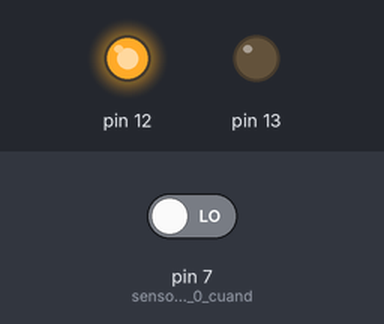
Recording of a sketch running on a simulated Arduino Uno, built with avr-gcc and run on an emulated ATmega328P. On the bench: output pins drawn as LEDs (lit = HIGH). The test bench sets the inputs (shaded band); at power-on: pin 7 (sensor_con_salida_0_cuand) LOW.

Above: at 0.1 s.
Timing chart, 0 to 1.6 s (numbered marks = the images above):
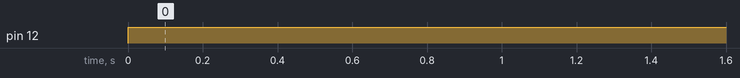

Measured:
- by itself, pin 12: LOW → HIGH at 0.00 s

The sketch:

detector_metal.ino
```cpp
byte sensores;

void setup() {
  pinMode (7,INPUT); //sensor con salida 0 cuando detecta
  pinMode (8,INPUT); // sensor con salida 1 cuando detecta
  pinMode (12,OUTPUT);
  pinMode (13,OUTPUT);
  }

void loop() {
  sensores == digitalRead(7);

  switch (sensores){

  case B00000000: //cuando el ultimo bit es 0 la entrada esta activa y se enciende la salida 12 detectando metal
     digitalWrite (12,HIGH);
   break;

 case B00000010: //cuando el penultimo bit de la entrada esta activa y se enciende la salida 13 detectando aluminio
  digitalWrite(13,HIGH);
    break;

default: //EN CUALQUIER OTRO CASO SE APAGAN AMBAS SALIDAS
 digitalWrite(12,LOW);
 digitalWrite(13,LOW);
}
}
```
